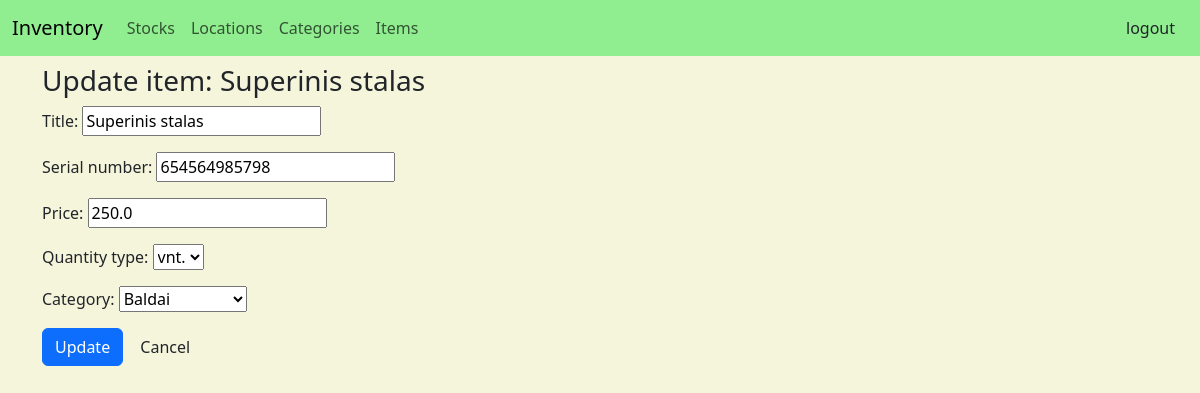
Screenshot of /item_type/9/edit (signed in) with the database file from the repository.
### items/models.py (models this page shows, shortened)
class BaseModel(models.Model):
    objects = models.Manager()
    class Meta:
        abstract = True

class ItemType(BaseModel):
    QUANTITY_TYPE = {
        '1': 'kg',
        '2': 'vnt.'
    }
    id_number = models.CharField(max_length=12, blank=True, verbose_name="Serial number")
    title = models.CharField(max_length=128)
    price = models.FloatField(default=0)
    quantity_type = models.CharField(max_length=50, choices=QUANTITY_TYPE, default='1')
    category = models.ForeignKey(ItemCategory, on_delete=models.PROTECT, related_name='category')

class ItemCategory(BaseModel):
    title = models.CharField(max_length=128)
    def __str__(self):
        return f'{self.title}'

### items/views.py (the view, shortened to what this page needs)
# urls.py: path('item_type/<int:pk>/edit', views.ItemTypeEditView.as_view(), name='edit_item_type'),
class ItemTypeEditView(LoginRequiredMixin, UserPassesTestMixin, generic.UpdateView):
    model = ItemType
    fields = ['title', 'id_number', 'price', 'quantity_type', 'category']
    success_url = '/item_types'
    context_object_name = "item_type"
    template_name = 'item_type/edit.html'
    def test_func(self):
        return True

### items/Templates/item_type/edit.html (shortened to what this page needs)
{% extends "base.html" %}
{% block content %}
<h3> Update item: {{ item_type.title }} </h3>
<div>
    <form action="" method="post">
        {{ form.as_p }}
        <button class="btn btn-primary" type="submit">Update</button>
        <a class="btn btn-cancel" href="{% url 'items:view_item_type' item_type.id %}" role= "button">Cancel</a>
    </form>
</div>
{% endblock %}

### rows the page displays
ItemType: title "Superinis stalas", id_number "654564985798", price "250.0", quantity_type "vnt.", category "Baldai"
